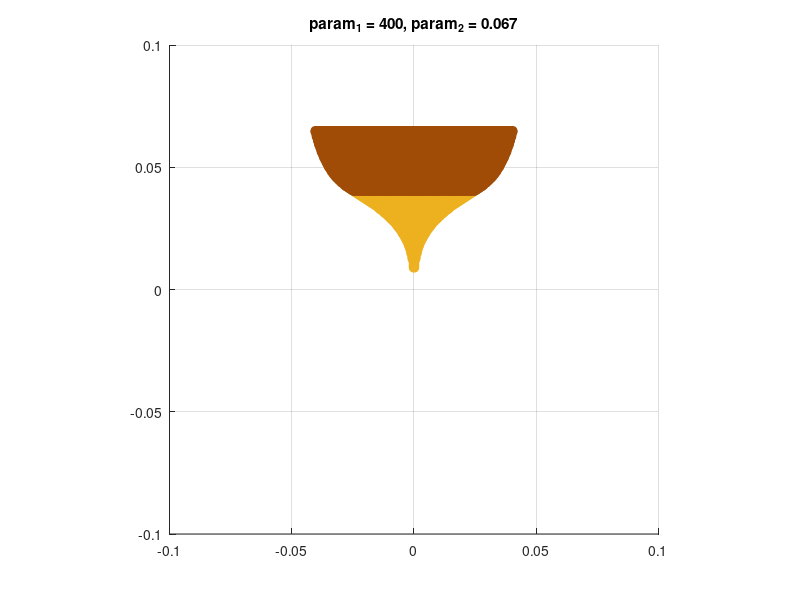
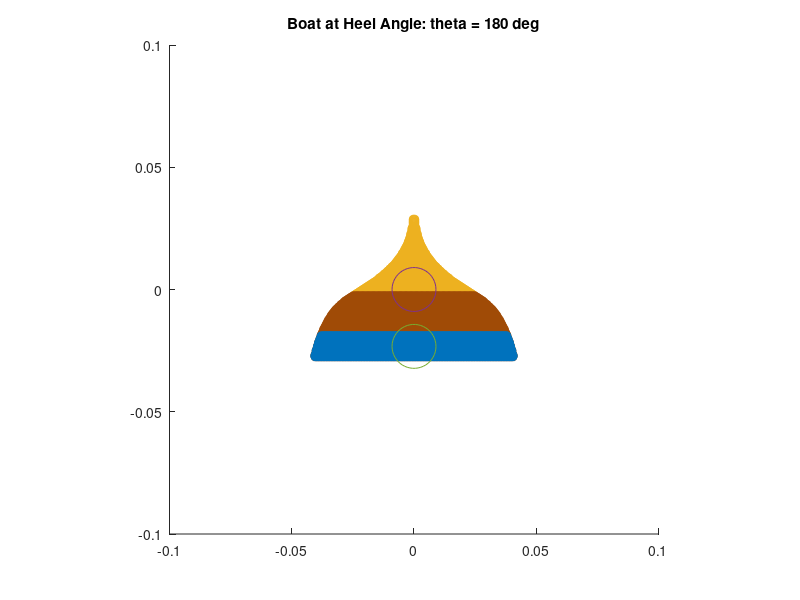
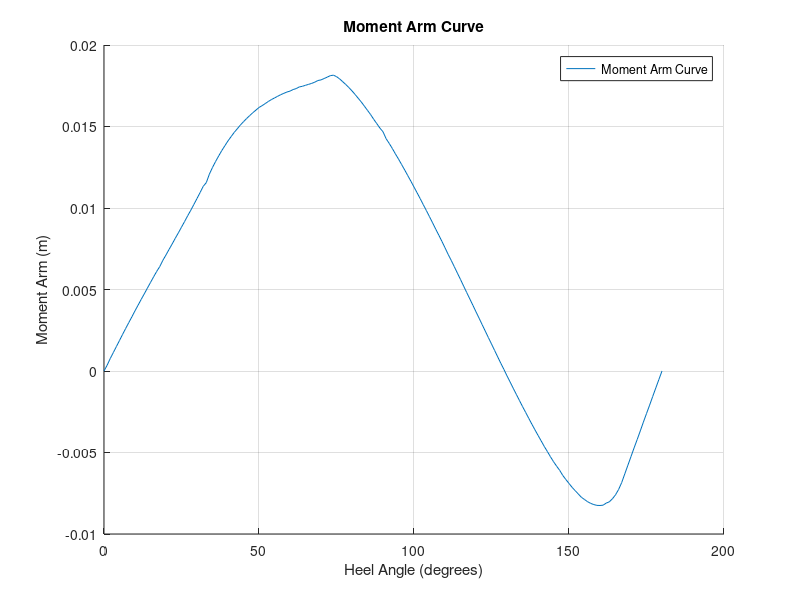

Source code (MATLAB) for these figures, in order:
function res = boat_analysis()
% Note: This code has *almost* everything you need to generate a righting 
% arm curve. Your task is to complete the buoyancy(d) function below.
% The buoyancy(d) function is defined at the bottom of the file;
% this code will not run until you complete it!!!

%% housekeeping
clf % clear the current figure
infill1color = [0.9290 0.6940 0.1250]; % define the color of the boat
infill2color = [0.6290 0.2940 0.0250]; % define the color of the boat
watercolor = [0 0.4470 0.7410]; % define the color of the water
%% design parameters
W = 0.10; % this is a MAX width
H = 0.065; % height m

L = 0.12; % length m 

infill_cutoff_height = 0.04;

%% Infill Parameters
infill_l1 = 1;
infill_l2 = 0.10;
rho_infill = 1250; % kg / m^3
rho_l1 = rho_infill * infill_l1;
rho_l2 = rho_infill * infill_l2;

fun_rho = @(y) rho_l1 * (y < infill_cutoff_height) + rho_l2 * (y >= infill_cutoff_height);

%% physical constants
wrho = 1000; % water density kg/m^3
g = 9.8; % gravity m/s^2
%% boat definition and key variables
Npts = 200; % number of 1D spatial points (probably don't change)
xPoints = linspace(-W/2,W/2,Npts); % set of points in the x direction (horizontal)
zPoints = linspace(0,H,Npts); % set of points in the z direction (vertical)

[X, Z] = meshgrid(xPoints, zPoints); % create the meshgri
P = [X(:)'; Z(:)']; % pack the points into a matrix

% for param_1=0:50:1000 

figure(1); clf; 

% for param_2=0.01:0.01:0.25

%% Boat Shape
param_1 = 400
param_2 = 0.067


insideBoat = transpose(P(2, :) >= ((abs(P(1, :))/param_1).^(1/3) + ((abs(P(1, :) / param_2) .^ 8))) & P(2,:) <= H)
is_infill1 = insideBoat & (P(2, :) < infill_cutoff_height)';
is_infill2 = insideBoat & (P(2, :) >= infill_cutoff_height)';
% insideBoat = transpose(P(2,:) >= H*abs((2*P(1,:)/W)).^n & P(2,:) <= H); % find all the points inside the boat - a logical array

scatter(P(1,is_infill1),P(2,is_infill1),[],infill1color), axis equal, axis([-max(W,H) max(W,H) -max(W,H) max(W,H)]), hold on % plot the boat
scatter(P(1,is_infill2),P(2,is_infill2),[],infill2color)

title(sprintf("param_1 = %d, param_2 = %d", param_1, param_2))

drawnow

grid on;

hold off;

% end

% end


dx = xPoints(2)-xPoints(1); % delta x
dz = zPoints(2)-zPoints(1); % delta z
dA = dx*dz; % define the area of each small section
boatmasses = (insideBoat * dA * L) .* fun_rho(P(2, :)')
% boatmasses_matrix = reshape(boatmasses, [Npts Npts]);
% boatmasses_vector = sum(boatmasses_matrix, 2)
% boatmasses_area = sum(boatmasses_matrix != 0, 2)

% accumulated_mass = 0
% accumulated_area = 0
% layer = 0

% for layer=1:length(boatmasses_vector)
%     accumulated_mass = accumulated_mass + boatmasses_vector(i)
%     accumulated_area = accumulated_area + (boatmasses_area(i) * dA)

%     if accumulated_mass >= (accumulated_area * wrho)
%         break
%     end
% end

% d = P(2, Npts * layer)

maxdisp = sum(boatmasses); % find the maximum displacement
boatdisp = maxdisp
CoD = P*boatmasses/maxdisp; % find the centroid of the boat

P = P - CoD; % center the boat on the centroid
CoD = CoD - CoD; % update the centroid
CoM = CoD; % set the center of mass
%% main loop over the heel angles
dtheta = 1; % define the angle step
R = [cosd(dtheta) sind(dtheta); -sind(dtheta) cosd(dtheta)]; % define rotation matrix
j = 1; % set the counter

figure(2);

for theta = 0:dtheta:180 % loop over the angles
    dmin = min(P(2,:)); % find the minimum z coordinate of the boat
    dmax = max(P(2,:)); % find the maximum z coordinate of the boat
    d = fzero(@buoyancy,[dmin,dmax]); % find the waterline d
    underWater = (P(2,:) <= d)'; % test if each part of the meshgrid is under the water
    underWaterAndInsideBoat = insideBoat & underWater;  % the & returns 1 if both conditions are true
    watermasses = underWaterAndInsideBoat*wrho*dA*L; % compute the mass of each underwater section
    watermass = sum(watermasses); % sum up the under water masses
    CoB = P*watermasses./watermass; % mass average of the under water boat points
    waterline(j) = d; % save the waterline
    moment_arm(j) = CoB(1, 1) - CoM(1, 1);
    angle(j) = theta; % define the angle
    hold off % prepare the figure

    scatter(P(1,is_infill1),P(2,is_infill1),[],infill1color), axis equal, axis([-max(W,H) max(W,H) -max(W,H) max(W,H)]), hold on % plot the boat
    scatter(P(1,is_infill2),P(2,is_infill2),[],infill2color)
    scatter(P(1,underWaterAndInsideBoat),P(2,underWaterAndInsideBoat),[],watercolor) % plot the underwater section
    scatter(CoM(1,1), CoM(2,1), 1000, 'r.'); % plot the COM
    scatter(CoB(1,1), CoB(2,1), 1000, 'k.'); % plot the COB
    title(sprintf("Boat at Heel Angle: theta = %d deg", theta))
    drawnow % force the graphics
    P = R*P; % rotate the boat a little
    CoM = R*CoM; % rotate the center of mass too
    j = j + 1; % update the counter
end
%% plot the moment arm versus the angle
figure(3); clf; hold on;
plot(angle, moment_arm) % plot the data
% plot(linspace(0, 180, 10), zeros(10))
legend("Moment Arm Curve", "Equilibria")
title("Moment Arm Curve")
xlabel('Heel Angle (degrees)') 
ylabel('Moment Arm (m)')
grid on; hold off

%% TODO: Complete the bouyancy function - should be zero when balanced
function res = buoyancy(d)
    underWater = (P(2,:) <= d)'; % find meshgrid points under the water
    
    % begin task
    % underWaterAndInsideBoat = boolean vector for inside boat and under water
    % watermasses = the mass of each underwater section; 0 if not part of
    %     submerged boat
    % watermass = mass of the displaced water
    % end task
    
    % This is just from lines 55-58... ???
    underWater = (P(2,:) <= d)'; % test if each part of the meshgrid is under the water
    underWaterAndInsideBoat = insideBoat & underWater;  % the & returns 1 if both conditions are true
    watermasses = (underWaterAndInsideBoat * dA * L) .* fun_rho(P(2, :)'); % compute the mass of each underwater section
    watermass = sum(watermasses); % sum up the under water masses
    
    CoB = P * watermasses ./ watermass; % mass average of the under water boat points
    res = watermass - boatdisp; % difference between boat displacement and water displacement
end

end